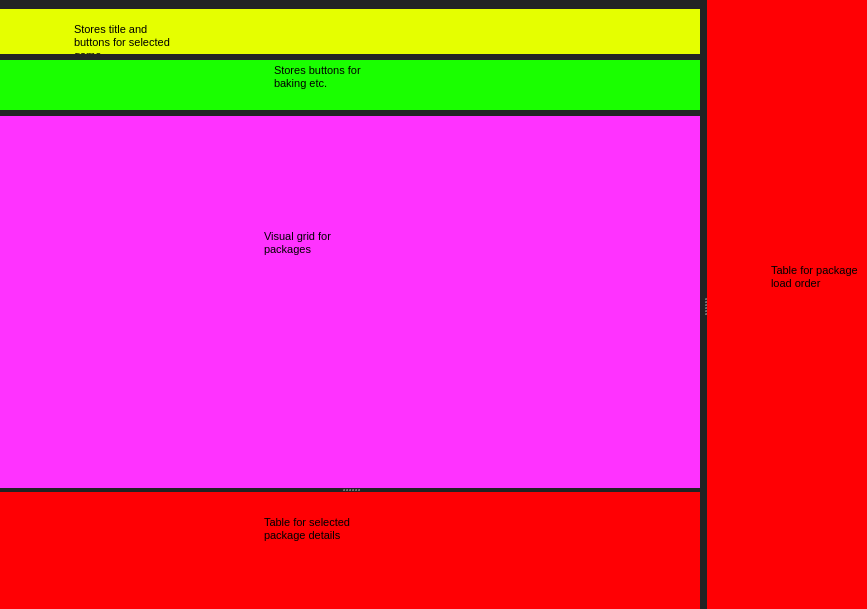
<?xml version="1.0" encoding="UTF-8"?>
<ui version="4.0">
 <class>GameManagerForm</class>
 <widget class="QWidget" name="GameManagerForm">
  <property name="geometry">
   <rect>
    <x>0</x>
    <y>0</y>
    <width>867</width>
    <height>609</height>
   </rect>
  </property>
  <property name="windowTitle">
   <string>Form</string>
  </property>
  <property name="styleSheet">
   <string notr="true">QWidget{
	border-radius:0px;
	background-color: rgb(34, 35, 36);
}</string>
  </property>
  <layout class="QGridLayout" name="gridLayout">
   <property name="leftMargin">
    <number>0</number>
   </property>
   <property name="topMargin">
    <number>0</number>
   </property>
   <property name="rightMargin">
    <number>0</number>
   </property>
   <property name="bottomMargin">
    <number>0</number>
   </property>
   <property name="spacing">
    <number>0</number>
   </property>
   <item row="0" column="0">
    <widget class="QSplitter" name="HorizontalSplitter">
     <property name="orientation">
      <enum>Qt::Horizontal</enum>
     </property>
     <property name="handleWidth">
      <number>5</number>
     </property>
     <widget class="QFrame" name="ContentFrame">
      <property name="frameShape">
       <enum>QFrame::StyledPanel</enum>
      </property>
      <property name="frameShadow">
       <enum>QFrame::Raised</enum>
      </property>
      <layout class="QVBoxLayout" name="verticalLayout">
       <property name="leftMargin">
        <number>0</number>
       </property>
       <property name="rightMargin">
        <number>2</number>
       </property>
       <property name="bottomMargin">
        <number>0</number>
       </property>
       <item>
        <widget class="QWidget" name="DetailForm" native="true">
         <property name="minimumSize">
          <size>
           <width>525</width>
           <height>45</height>
          </size>
         </property>
         <property name="maximumSize">
          <size>
           <width>16777215</width>
           <height>16777215</height>
          </size>
         </property>
         <property name="styleSheet">
          <string notr="true">background-color: rgb(255, 50, 255);
background-color: rgb(229, 255, 0);</string>
         </property>
         <widget class="QTextEdit" name="textEdit_5">
          <property name="geometry">
           <rect>
            <x>70</x>
            <y>10</y>
            <width>104</width>
            <height>70</height>
           </rect>
          </property>
          <property name="html">
           <string>&lt;!DOCTYPE HTML PUBLIC &quot;-//W3C//DTD HTML 4.0//EN&quot; &quot;http://www.w3.org/TR/REC-html40/strict.dtd&quot;&gt;
&lt;html&gt;&lt;head&gt;&lt;meta name=&quot;qrichtext&quot; content=&quot;1&quot; /&gt;&lt;style type=&quot;text/css&quot;&gt;
p, li { white-space: pre-wrap; }
&lt;/style&gt;&lt;/head&gt;&lt;body style=&quot; font-family:'MS Shell Dlg 2'; font-size:8.25pt; font-weight:400; font-style:normal;&quot;&gt;
&lt;p style=&quot; margin-top:0px; margin-bottom:0px; margin-left:0px; margin-right:0px; -qt-block-indent:0; text-indent:0px;&quot;&gt;Stores title and buttons for selected game&lt;/p&gt;&lt;/body&gt;&lt;/html&gt;</string>
          </property>
         </widget>
        </widget>
       </item>
       <item>
        <widget class="QWidget" name="ManagerToolBar" native="true">
         <property name="minimumSize">
          <size>
           <width>0</width>
           <height>50</height>
          </size>
         </property>
         <property name="maximumSize">
          <size>
           <width>16777215</width>
           <height>16777215</height>
          </size>
         </property>
         <property name="styleSheet">
          <string notr="true">background-color: rgb(255, 50, 255);
background-color: rgb(26, 255, 0);</string>
         </property>
         <widget class="QTextEdit" name="textEdit_4">
          <property name="geometry">
           <rect>
            <x>270</x>
            <y>0</y>
            <width>104</width>
            <height>70</height>
           </rect>
          </property>
          <property name="html">
           <string>&lt;!DOCTYPE HTML PUBLIC &quot;-//W3C//DTD HTML 4.0//EN&quot; &quot;http://www.w3.org/TR/REC-html40/strict.dtd&quot;&gt;
&lt;html&gt;&lt;head&gt;&lt;meta name=&quot;qrichtext&quot; content=&quot;1&quot; /&gt;&lt;style type=&quot;text/css&quot;&gt;
p, li { white-space: pre-wrap; }
&lt;/style&gt;&lt;/head&gt;&lt;body style=&quot; font-family:'MS Shell Dlg 2'; font-size:8.25pt; font-weight:400; font-style:normal;&quot;&gt;
&lt;p style=&quot; margin-top:0px; margin-bottom:0px; margin-left:0px; margin-right:0px; -qt-block-indent:0; text-indent:0px;&quot;&gt;Stores buttons for baking etc.&lt;/p&gt;&lt;/body&gt;&lt;/html&gt;</string>
          </property>
         </widget>
        </widget>
       </item>
       <item>
        <widget class="QSplitter" name="VerticalSplitter">
         <property name="orientation">
          <enum>Qt::Vertical</enum>
         </property>
         <property name="childrenCollapsible">
          <bool>true</bool>
         </property>
         <widget class="QWidget" name="PackageGrid" native="true">
          <property name="minimumSize">
           <size>
            <width>0</width>
            <height>350</height>
           </size>
          </property>
          <property name="maximumSize">
           <size>
            <width>16777215</width>
            <height>16777215</height>
           </size>
          </property>
          <property name="styleSheet">
           <string notr="true">background-color: rgb(255, 50, 255);</string>
          </property>
          <widget class="QTextEdit" name="textEdit">
           <property name="geometry">
            <rect>
             <x>260</x>
             <y>110</y>
             <width>104</width>
             <height>70</height>
            </rect>
           </property>
           <property name="html">
            <string>&lt;!DOCTYPE HTML PUBLIC &quot;-//W3C//DTD HTML 4.0//EN&quot; &quot;http://www.w3.org/TR/REC-html40/strict.dtd&quot;&gt;
&lt;html&gt;&lt;head&gt;&lt;meta name=&quot;qrichtext&quot; content=&quot;1&quot; /&gt;&lt;style type=&quot;text/css&quot;&gt;
p, li { white-space: pre-wrap; }
&lt;/style&gt;&lt;/head&gt;&lt;body style=&quot; font-family:'MS Shell Dlg 2'; font-size:8.25pt; font-weight:400; font-style:normal;&quot;&gt;
&lt;p style=&quot; margin-top:0px; margin-bottom:0px; margin-left:0px; margin-right:0px; -qt-block-indent:0; text-indent:0px;&quot;&gt;Visual grid for packages&lt;/p&gt;&lt;/body&gt;&lt;/html&gt;</string>
           </property>
          </widget>
         </widget>
         <widget class="QWidget" name="PackageDetails" native="true">
          <property name="minimumSize">
           <size>
            <width>0</width>
            <height>110</height>
           </size>
          </property>
          <property name="maximumSize">
           <size>
            <width>16777215</width>
            <height>16777215</height>
           </size>
          </property>
          <property name="styleSheet">
           <string notr="true">background-color: rgb(255, 0, 4);</string>
          </property>
          <widget class="QTextEdit" name="textEdit_2">
           <property name="geometry">
            <rect>
             <x>260</x>
             <y>20</y>
             <width>104</width>
             <height>70</height>
            </rect>
           </property>
           <property name="html">
            <string>&lt;!DOCTYPE HTML PUBLIC &quot;-//W3C//DTD HTML 4.0//EN&quot; &quot;http://www.w3.org/TR/REC-html40/strict.dtd&quot;&gt;
&lt;html&gt;&lt;head&gt;&lt;meta name=&quot;qrichtext&quot; content=&quot;1&quot; /&gt;&lt;style type=&quot;text/css&quot;&gt;
p, li { white-space: pre-wrap; }
&lt;/style&gt;&lt;/head&gt;&lt;body style=&quot; font-family:'MS Shell Dlg 2'; font-size:8.25pt; font-weight:400; font-style:normal;&quot;&gt;
&lt;p style=&quot; margin-top:0px; margin-bottom:0px; margin-left:0px; margin-right:0px; -qt-block-indent:0; text-indent:0px;&quot;&gt;Table for selected package details&lt;/p&gt;&lt;/body&gt;&lt;/html&gt;</string>
           </property>
          </widget>
         </widget>
        </widget>
       </item>
      </layout>
     </widget>
     <widget class="QWidget" name="OrderForm" native="true">
      <property name="minimumSize">
       <size>
        <width>120</width>
        <height>0</height>
       </size>
      </property>
      <property name="styleSheet">
       <string notr="true">background-color: rgb(255, 0, 4);</string>
      </property>
      <widget class="QTextEdit" name="textEdit_3">
       <property name="geometry">
        <rect>
         <x>60</x>
         <y>260</y>
         <width>104</width>
         <height>70</height>
        </rect>
       </property>
       <property name="html">
        <string>&lt;!DOCTYPE HTML PUBLIC &quot;-//W3C//DTD HTML 4.0//EN&quot; &quot;http://www.w3.org/TR/REC-html40/strict.dtd&quot;&gt;
&lt;html&gt;&lt;head&gt;&lt;meta name=&quot;qrichtext&quot; content=&quot;1&quot; /&gt;&lt;style type=&quot;text/css&quot;&gt;
p, li { white-space: pre-wrap; }
&lt;/style&gt;&lt;/head&gt;&lt;body style=&quot; font-family:'MS Shell Dlg 2'; font-size:8.25pt; font-weight:400; font-style:normal;&quot;&gt;
&lt;p style=&quot; margin-top:0px; margin-bottom:0px; margin-left:0px; margin-right:0px; -qt-block-indent:0; text-indent:0px;&quot;&gt;Table for package load order&lt;/p&gt;&lt;/body&gt;&lt;/html&gt;</string>
       </property>
      </widget>
     </widget>
    </widget>
   </item>
  </layout>
 </widget>
 <resources/>
 <connections/>
</ui>
